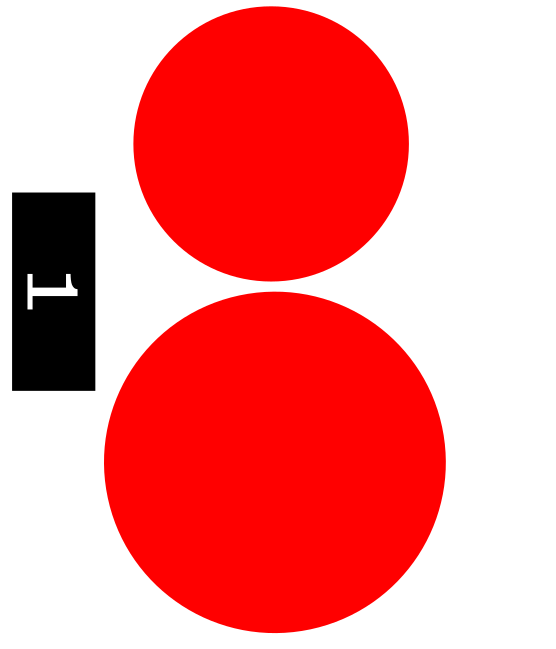
#> input picture Software/Python/Docs/UGV1_Horizontal.png, 556 x 649 px
$ python _circleTrial.py
#> lines starting #> are read from the running program, lines starting #| are printed output that depends on the picture; after the words box and inside, x2 and y2 are one past the last pixel; in counts of white or black regions, pixels touching at a corner belong together
import cv2
import numpy as np


planets	= cv2.imread('Docs/UGV1_Horizontal.png')
#> planets is the input picture: shape (649, 556, 3); mean B, G, R 136.9, 136.9, 243.8
gray_img	=	cv2.cvtColor(planets,	cv2.COLOR_BGR2GRAY)
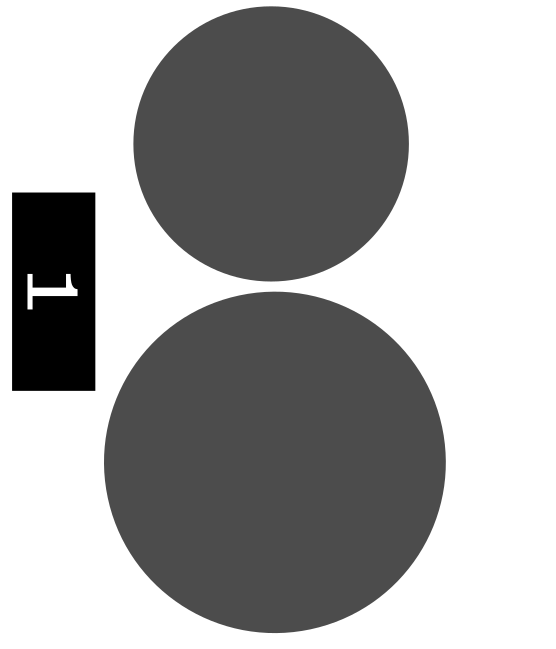
#> gray_img: shape (649, 556); min 0, max 255, mean 168.8
img	= cv2.medianBlur(gray_img,	5)
cimg = cv2.cvtColor(img,cv2.COLOR_GRAY2BGR)

#center
circles	= cv2.HoughCircles(img,cv2.HOUGH_GRADIENT,1,120,param1=100,param2=30,minRadius=0,maxRadius=0)
#> circles = [[274.5, 461.5, 170.2], [271.5, 143.5, 137.5]]
circles	= np.uint16(np.around(circles))
#> circles = [[274, 462, 170], [272, 144, 138]]

print(circles[0])
#| [[274 462 170]
#|  [272 144 138]]

for	i in circles[0,:]:
    print('ci0:', i[0], 'ci1:', i[1], 'ci2:', i[2])
    #	draw	the	outer	circle
    cv2.circle(planets,(i[0],i[1]),i[2],(0,255,0),6)
    #	draw	the	center	of	the	circle
    cv2.circle(planets,(i[0],i[1]),2,(0,0,255),3)
#> this loop made 2 passes
#| ci0: 274 ci1: 462 ci2: 170
#| ci0: 272 ci1: 144 ci2: 138
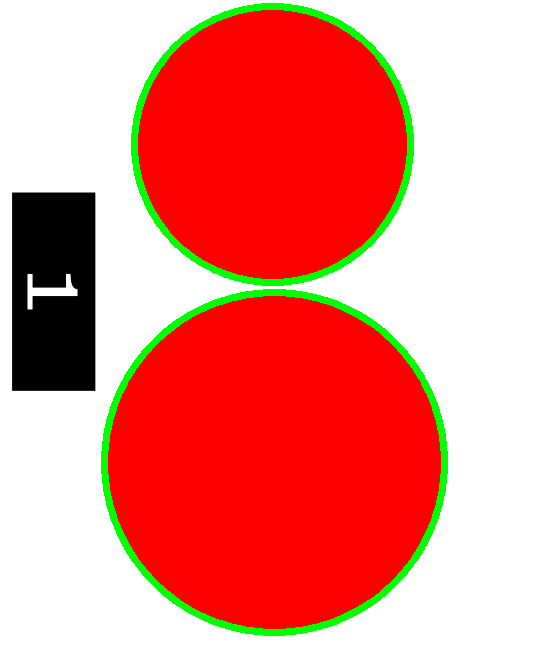
#> planets: shape (649, 556, 3); 3.74% of pixels changed, all inside (x1, y1, x2, y2) = (101, 3, 448, 636)

cv2.imshow("Grayed",	gray_img)
cv2.imshow("HoughCirlces",	planets)
cv2.waitKey()
cv2.destroyAllWindows()

$ run again, with Software/Python/Docs/CirclePic.png copied over Software/Python/Docs/UGV1_Horizontal.png
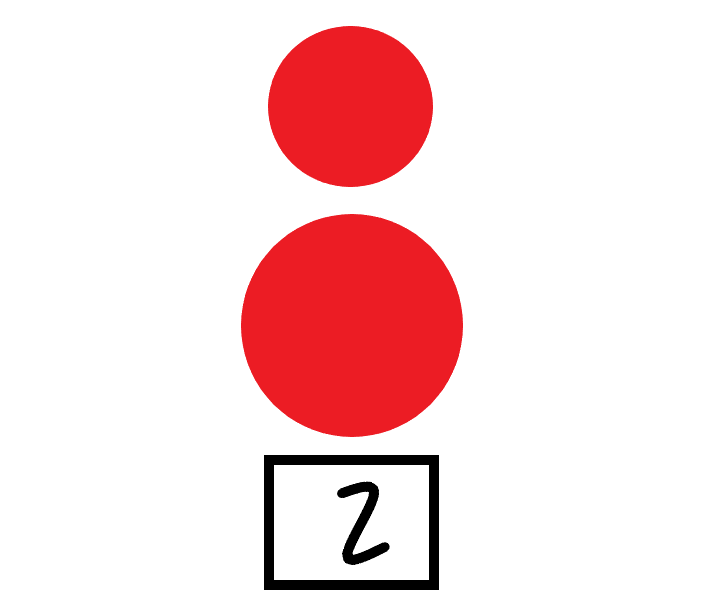
#> input picture Software/Python/Docs/CirclePic.png, 710 x 599 px
#> planets is the input picture: shape (599, 710, 3); mean B, G, R 219.9, 218.7, 247.9
#> `gray_img	=	cv2.cvtColor(planets,	cv2.COLOR_BGR2GRAY)`:
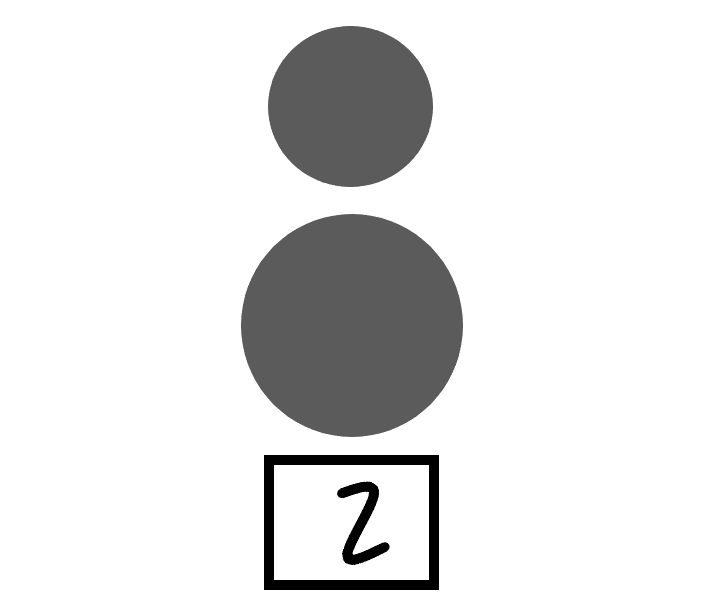
#> gray_img: shape (599, 710); min 0, max 255, mean 227.6
#> `circles	= cv2.HoughCircles(img,cv2.HOUGH_GRADIENT,1,120,param1=100,par..`: circles = [[351.5, 325.5, 110.9], [350.5, 106.5, 81.9]]
#> `circles	= np.uint16(np.around(circles))`: circles = [[352, 326, 111], [350, 106, 82]]
#| [[352 326 111]
#|  [350 106  82]]
#> the loop `for	i in circles[0,:]:` made 2 passes
#> (printed output is left out)
#> after the loop `for	i in circles[0,:]:`:
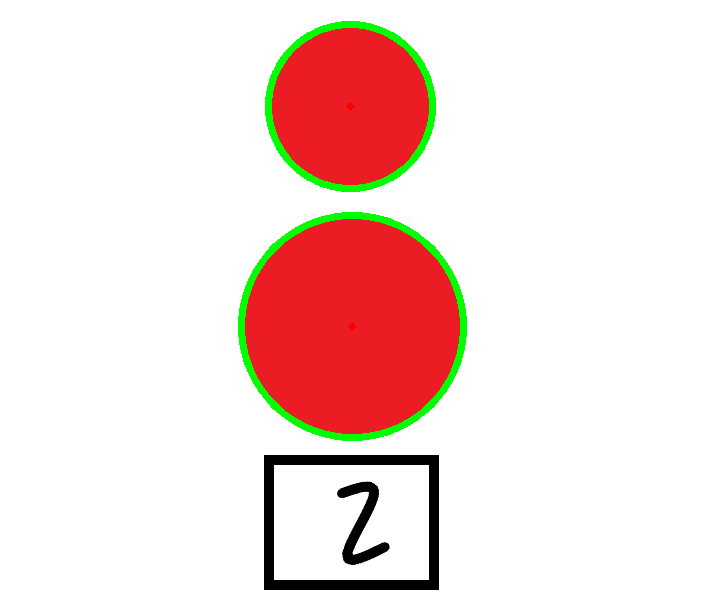
#> planets: shape (599, 710, 3); 1.99% of pixels changed, all inside (x1, y1, x2, y2) = (238, 21, 467, 441)
